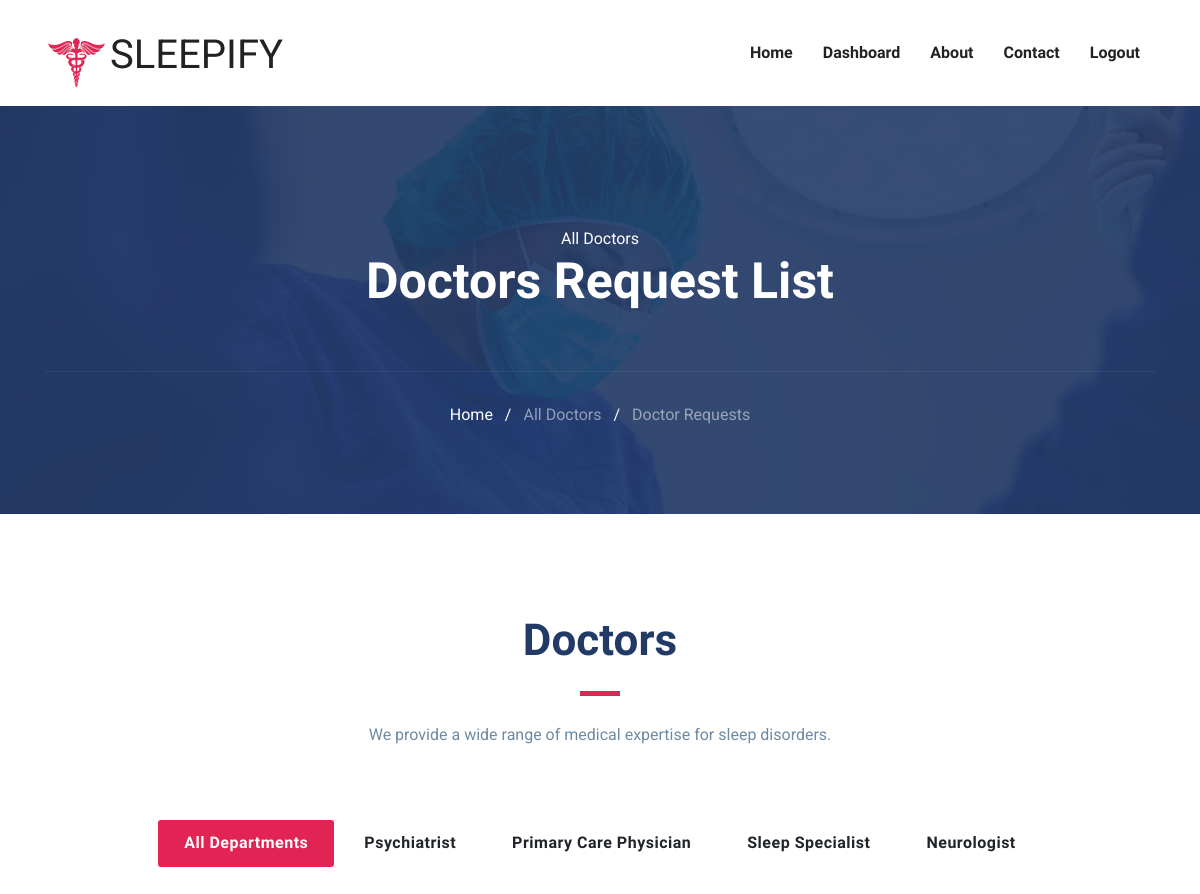
/siteAdmin/adminDoctorReqList/ (signed in), run on an earlier commit of the app's database.
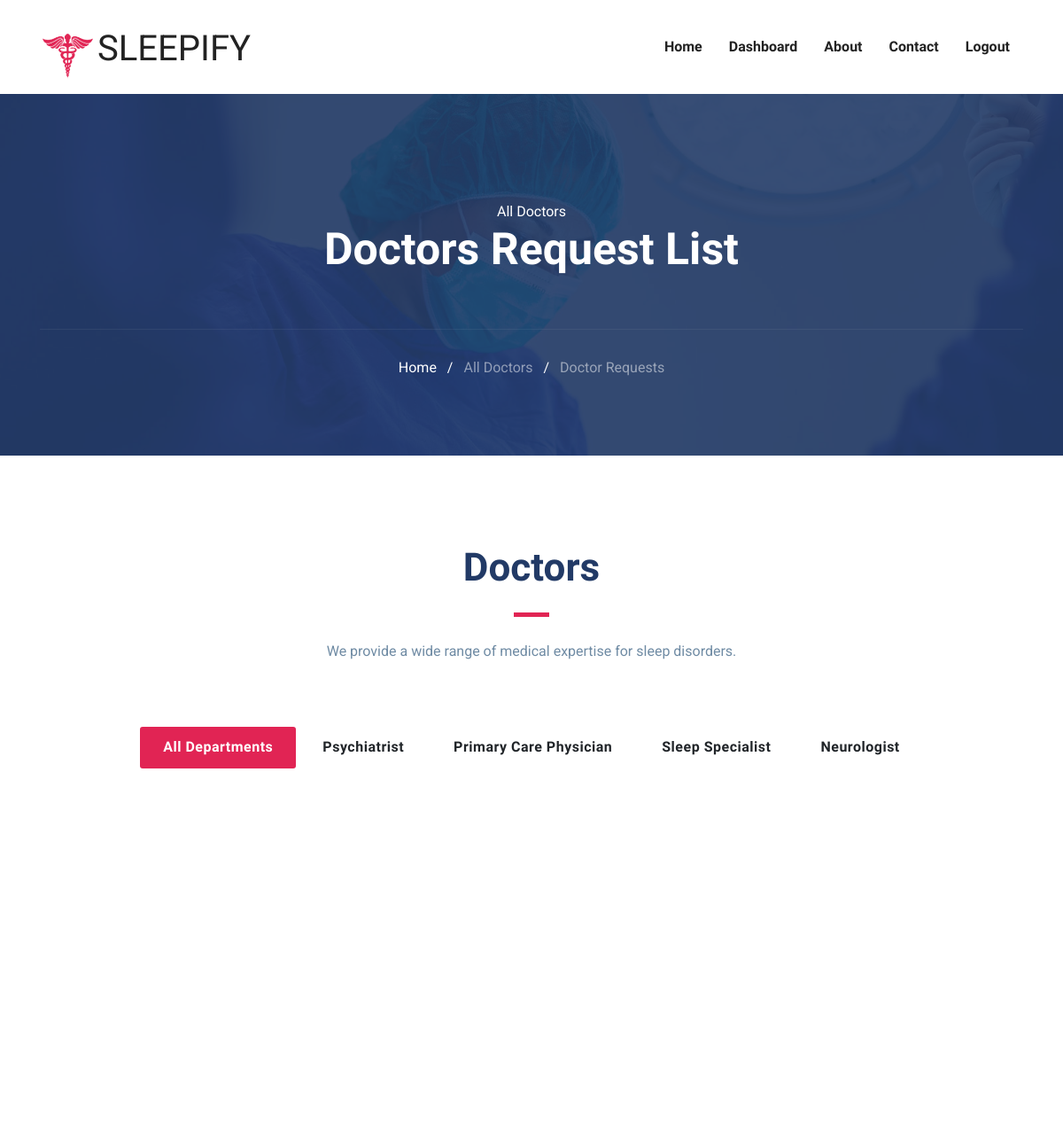
And on a later commit of the database.
### users/models.py (models this page shows, shortened)
class Doctor(models.Model):
    fname = models.CharField(max_length=150)
    lname = models.CharField(max_length=150)
    email = models.EmailField( max_length=150,unique=True)
    phone = models.CharField(max_length=15,unique=True,null=True,blank=True)
    gender_choices = (("Male","Male"),("Female","Female"))
    gender = models.CharField(max_length=20,default=None,null=True,blank=True,choices=gender_choices)
    password = models.CharField(max_length=150)
    license = models.CharField(default=None,max_length=255)
    SPECIALIST_CHOICES = (
    ("Neurologist", "Neurologist"),
    ("Psychiatrist", "Psychiatrist"),
    ("Primary Care Physician", "Primary Care Physician"),
    ("Sleep Specialist", "Sleep Specialist"),
    )
    specialization = models.CharField(max_length=50, default=None, null=True, blank=True, choices=SPECIALIST_CHOICES)
    stts = models.BooleanField(default=False)
    created_on = models.DateField(auto_now_add=True)
    profile_picture = models.ImageField(upload_to='doctor_profiles/', default='default/default.jpg', blank=True,null=True)
    bio = models.TextField(null=True, blank=True)

### siteAdmin/views.py (the view)
# urls.py: path('adminDoctorReqList/',views.adminDoctorReqList,name="adminDoctorReqList"),
@admin_login_required()
def adminDoctorReqList(request):
    doctors = Doctor.objects.filter(stts=False)
    return render(request, 'siteAdmin/doctor-list-req.html', {'doctors': doctors,})

### templates/siteAdmin/doctor-list-req.html (shortened to what this page needs)
{% extends "../base.html" %}
{% load static %}
{% block body %}
{% include "siteAdmin/nav.html" %}
<section class="page-title bg-1">
    <div class="container">
      <div class="row">
        <div class="col-md-12">
          <div class="block text-center">
            <span class="text-white">All Doctors</span>
            <h1 class="text-capitalize mb-5 text-lg">Doctors Request List</h1>
            <ul class="list-inline breadcumb-nav">
              <li class="list-inline-item"><a href="{% url 'adminHome' %}" class="text-white">Home</a></li>
              <li class="list-inline-item"><span class="text-white">/</span></li>
              <li class="list-inline-item"><a href="{% url 'adminDoctorList' %}" class="text-white-50">All Doctors</a></li>
              <li class="list-inline-item"><span class="text-white">/</span></li>
              <li class="list-inline-item"><a href="#" class="text-white-50">Doctor Requests</a></li>
            </ul>
          </div>
        </div>
      </div>
    </div>
  </section>
<section class="section doctors">
    <div class="container">
        <div class="row justify-content-center">
            <div class="col-lg-6 text-center">
                <div class="section-title">
                    <h2>Doctors</h2>
                    <div class="divider mx-auto my-4"></div>
                    <p>We provide a wide range of medical expertise for sleep disorders.</p>
                </div>
            </div>
        </div>
        <div class="col-12 text-center mb-5">
            <div class="btn-group btn-group-toggle" data-toggle="buttons">
                <label class="btn active">
                    <input type="radio" name="shuffle-filter" value="all" checked="checked" /> All Departments
                </label>
                <label class="btn">
                    <input type="radio" name="shuffle-filter" value="Psychiatrist" /> Psychiatrist
                </label>
                <label class="btn">
                    <input type="radio" name="shuffle-filter" value="Primary Care Physician" /> Primary Care Physician
                </label>
                <label class="btn">
                    <input type="radio" name="shuffle-filter" value="Sleep Specialist" /> Sleep Specialist
                </label>
                <label class="btn">
                    <input type="radio" name="shuffle-filter" value="Neurologist" /> Neurologist
                </label>
            </div>
        </div>
        <div class="row shuffle-wrapper portfolio-gallery">
            {% for doctor in doctors %}
            <div class="col-lg-3 col-sm-6 col-md-6 mb-4 shuffle-item" data-groups="[&quot;{{ doctor.specialization }}&quot;]">
                    <div class="position-relative doctor-inner-box">
                        <div class="doctor-profile">
                            <div class="doctor-img">
                                <img src="{{ doctor.profile_picture.url }}" alt="doctor-image" class="img-fluid w-100">
                            </div>
                        </div>
                        <div class="content mt-3">
                            <h4 class="mb-0">
                                <a href="{% url 'adminDoctorReqInfo' doctor.id %}">{{ doctor.fname }} {{ doctor.lname }}</a>
                            </h4>
                            <p>{{ doctor.specialization }}</p>
                        </div>
                    </div>
                </div>
            {% empty %}
                <p class="text-center">No doctors found.</p>
            {% endfor %}
        </div>
    </div>
</section>
{% endblock body %}

What changed in the data, as far as the page shows it:
added Doctor: profile_picture (placeholder picture)
